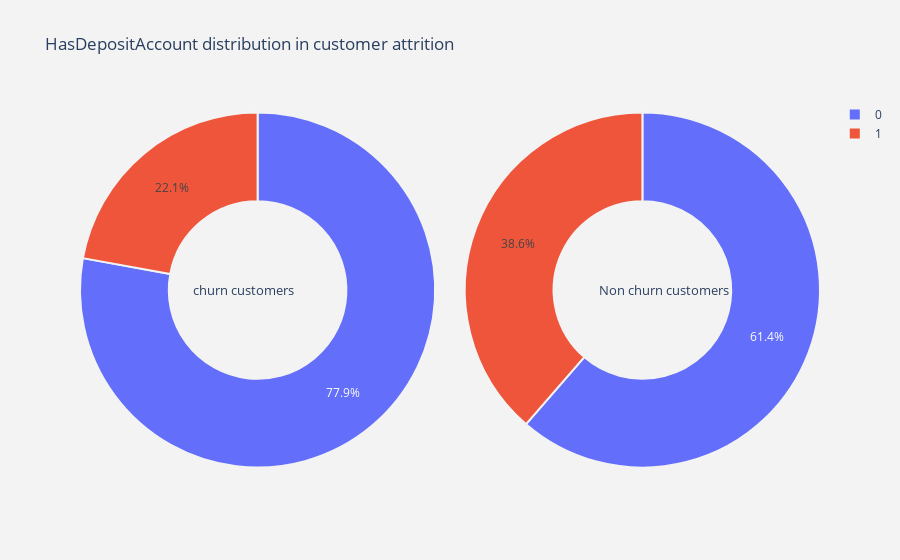

The code cell stored with this chart in its notebook:
### Markdown cell above
So, does having a deposit account make a difference?

### Code cell
plot_pie('HasDepositAccount')

### Figure 1 — Plotly figure (JSON) as saved in the notebook; plotly's stock layout.template omitted (floating-point values rounded to 4 significant figures)
{"data": [{"domain": {"x": [0, 0.48]}, "hole": 0.5, "hoverinfo": "label+percent+name", "labels": [0, 1], "marker": {"line": {"color": "rgb(243,243,243)", "width": 2}}, "name": "Churn Customers", "type": "pie", "values": [153018, 43485]}, {"domain": {"x": [0.52, 1]}, "hole": 0.5, "hoverinfo": "label+percent+name", "labels": [0, 1], "marker": {"line": {"color": "rgb(243,243,243)", "width": 2}}, "name": "Non churn customers", "type": "pie", "values": [34408, 21662]}], "layout": {"annotations": [{"font": {"size": 13}, "showarrow": false, "text": "churn customers", "x": 0.15, "y": 0.5}, {"font": {"size": 13}, "showarrow": false, "text": "Non churn customers", "x": 0.88, "y": 0.5}], "paper_bgcolor": "rgb(243,243,243)", "plot_bgcolor": "rgb(243,243,243)", "title": {"text": "HasDepositAccount distribution in customer attrition "}}}
